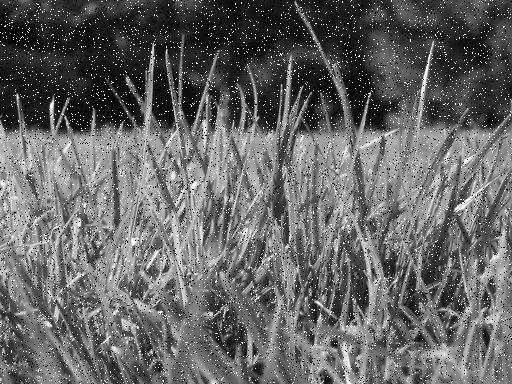
%> input picture Part-1_ Image Enhancement/images/image1_saltpepper.jpg, 512 x 384 px
$ octave testfile.m   (GNU Octave 9; MATLAB toolbox functions it lacks are replaced by stand-ins)
%> lines starting %> are read from the running program, lines starting %| are printed output that depends on the picture
### Part-1_ Image Enhancement/visualize.m
function visualize(img1,img2,img3,img4)

box = [img1,img2,img3,img4];
montage(box,'size',[1 NaN]);

end

### Part-1_ Image Enhancement/testfile.m
im1='images/image1_saltpepper.jpg';
im2='images/image1_gaussian.jpg';

approx_image = imread(im1);
%> approx_image is the input picture: size 384x512 uint8; min 0, max 255, mean 101.7
approx_image = imread(im2);
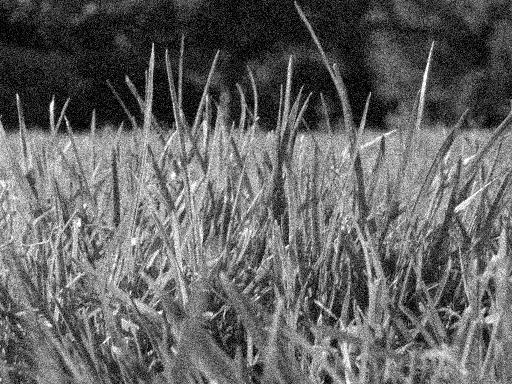
%> input picture Part-1_ Image Enhancement/images/image1_gaussian.jpg, 512 x 384 px
%> approx_image is the input picture: size 384x512 uint8; min 0, max 255, mean 99.9


filtered_image = imboxfilt(approx_image,3);
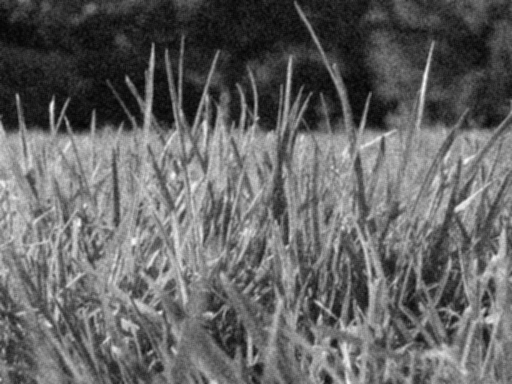
%> filtered_image: size 384x512 uint8; min 3, max 249, mean 99.9
filtered_image2 = imboxfilt(approx_image,5);
filtered_image3 = imboxfilt(approx_image,7);
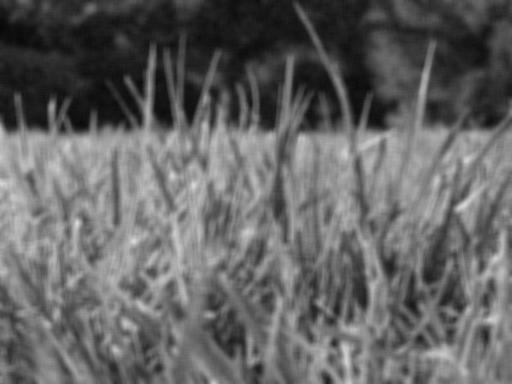
%> filtered_image3: size 384x512 uint8; min 6, max 221, mean 99.9

filtered_image4 = medfilt2(approx_image,[3 3]);
filtered_image5 = medfilt2(approx_image,[5 5]);
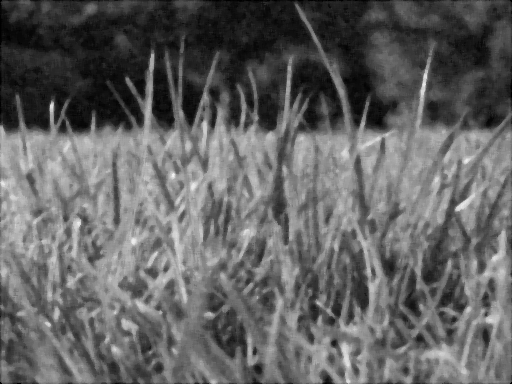
%> filtered_image5: size 384x512 uint8; min 0, max 241, mean 98.7
filtered_image6 = medfilt2(approx_image,[7 7]);

% imshowpair(approx_image,filtered_image2,'montage');
% imshowpair(approx_image,filtered_image3,'montage');


visualize(approx_image,filtered_image,filtered_image2,filtered_image3)
%> in visualize, `box = [img1,img2,img3,img4];`:
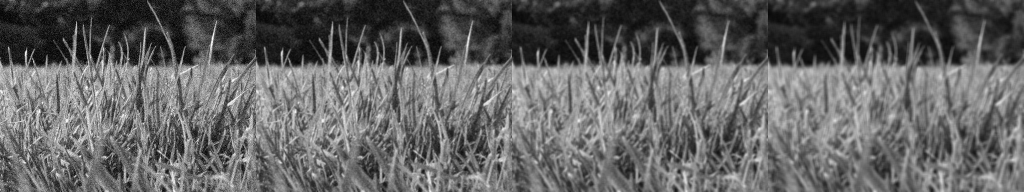
%> box: size 384x2048 uint8 (shown at 1/2 size); min 0, max 255, mean 99.9


%visualize(approx_image,filtered_image4,filtered_image5,filtered_image6)


h=[-1 0 1];

filtered_image3=imfilter(approx_image,h);
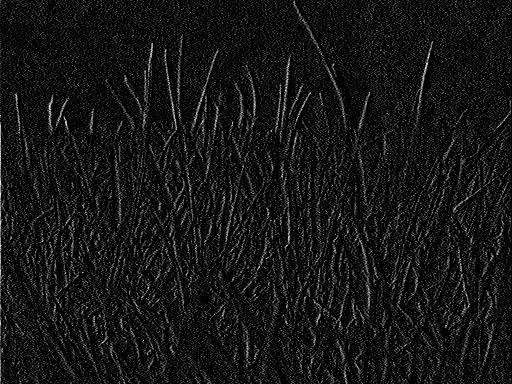
%> filtered_image3: size 384x512 uint8; min 0, max 255, mean 18.2


%imshowpair(approx_image,filtered_image3,'montage');
